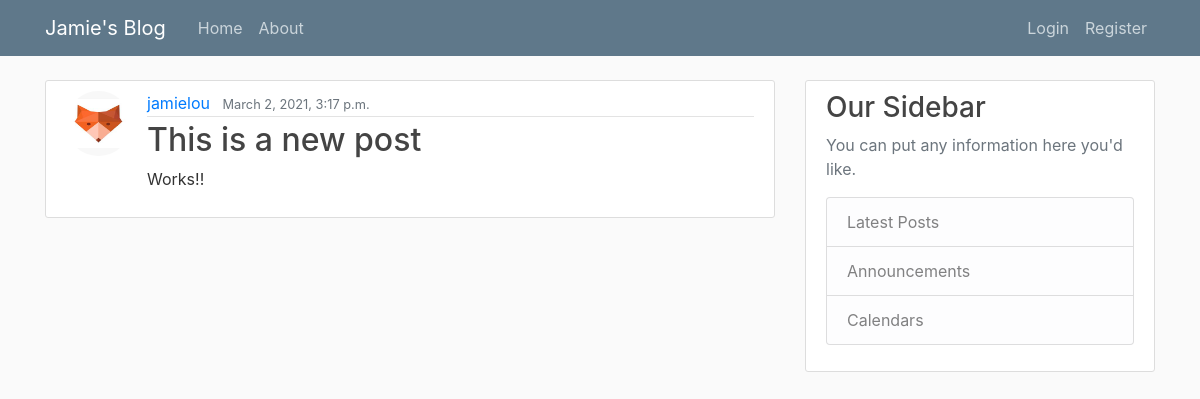
Screenshot of /post/9/ with the database file from the repository.
### blog/models.py (models this page shows, shortened)
class Post(models.Model):
    title = models.CharField(max_length = 100)
    body = models.TextField()
    date_posted = models.DateTimeField(default = timezone.now)
    author = models.ForeignKey(User, on_delete=models.CASCADE)

### user/models.py (models this page shows, shortened)
class Profile(models.Model):
    user = models.OneToOneField(User, on_delete=models.CASCADE)
    image = models.ImageField(default='default.jpg', upload_to='profile_pics')

### blog/views.py (the view)
# urls.py: path('post/<int:pk>/', views.PostDetailView.as_view(), name='post-detail'),
class PostDetailView(DetailView):
    model = Post

### blog/templates/blog/post_detail.html (shortened to what this page needs)
{% extends "blog/base.html" %}
{% block content %}
<article class="media content-section">
    <img class="rounded-circle article-img" src="{{ object.author.profile.image.url }}"></img>
    <div class="media-body">
        <div class="article-metadata">
            <a class="mr-2" href="{% url 'user-posts' object.author.username %}">{{ object.author }}</a>
            <small class="text-muted">{{ object.date_posted }}</small>
        </div>
        <h2 class="article-title">{{ object.title }}</h2>
        <p class="article-content">{{ object.body }}</p>
    </div>
</article>
{% endblock content %}

### blog/static/blog/main.css (style rules this page uses)
body { background: #fafafa; color: #333333; margin-top: 5rem; }
h1, h2, h3, h4, h5, h6 { color: #444444; }
.content-section { background: #ffffff; padding: 10px 20px; border: 1px solid #dddddd; border-radius: 3px; margin-bottom: 20px; }
.article-title { color: #444444; }
.article-content { white-space: pre-line; }
.article-img { height: 65px; width: 65px; margin-right: 16px; }
.article-metadata { padding-bottom: 1px; margin-bottom: 4px; border-bottom: 1px solid #e3e3e3 }

### rows the page displays
Post: author.profile.image (picture), author "jamielou", date_posted "March 2, 2021, 3:17 p.m.", title "This is a new post", body "Works!!"
